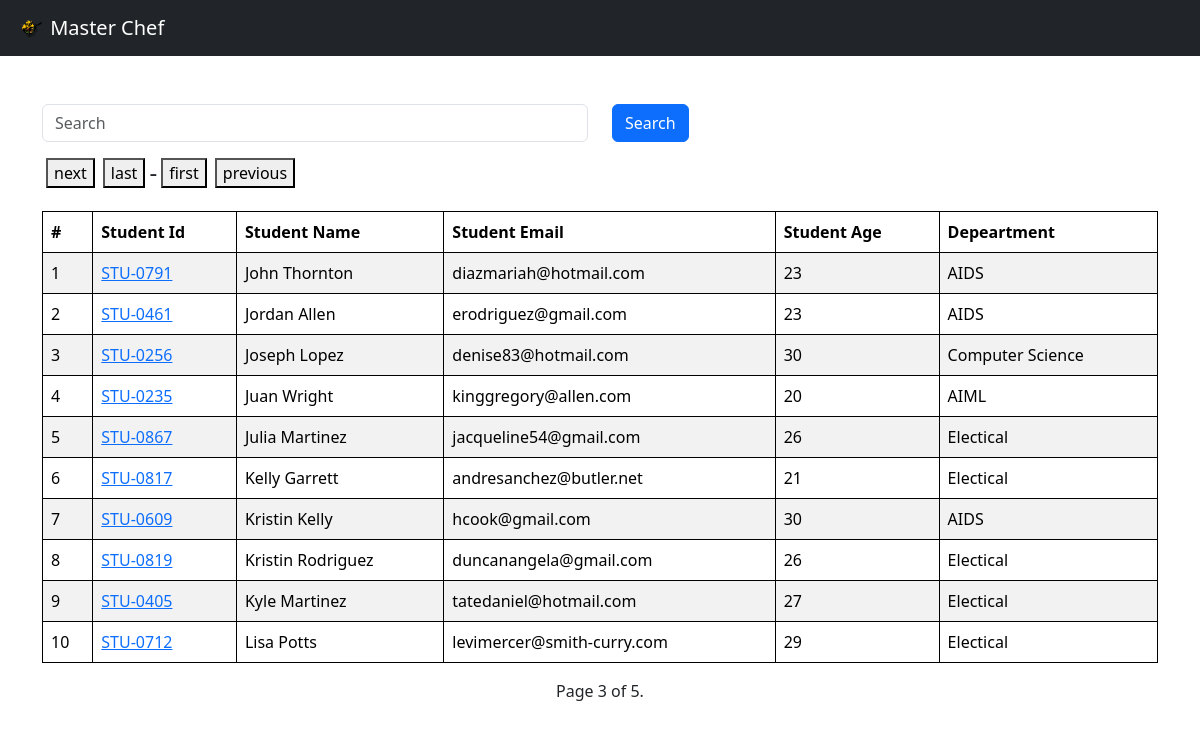
Page /report/?search=&page=3 on the committed database.
### vege/models.py (models this page shows, shortened)
class Student(models.Model):
    department = models.ForeignKey(Department , related_name="depart" , on_delete=models.CASCADE)
    student_id = models.OneToOneField(StudentID , related_name="studentid" , on_delete=models.CASCADE)
    student_name = models.CharField(max_length=100)
    student_email = models.EmailField(unique=True)
    student_age = models.IntegerField(default=18)
    student_address = models.TextField()
    is_deleted = models.BooleanField(default=False)
    objects = StudentManager()
    admin_objects = models.Manager()
    class Meta:
        ordering = ['student_name']
        verbose_name = "student"

class StudentID(models.Model):
    student_id = models.CharField(max_length=100)
    def __str__(self) -> str:
        return self.student_id

class Department (models.Model):
    department = models.CharField(max_length=100)
    def __str__(self) -> str:
        return self.department
    class Meta:
        ordering = ['department']

### vege/views.py (the view)
# urls.py: path('report/',get_students,name="get_students"),
def get_students(request):
    queryset = Student.objects.all()
    if request.GET.get('search'):
        search = request.GET.get('search')
        queryset = queryset.filter(
            Q(student_name__icontains = search) |
            Q(department__department__icontains = search) |
            Q(student_id__student_id__icontains = search) |
            Q(student_email__icontains = search) |
            Q(student_age__icontains = search)
         )
        paginator = Paginator(queryset, 10)  # Show 25 contacts per page.
        page_number = request.GET.get("page")
        page_obj = paginator.get_page(page_number)
        return render(request, "report/report.html", {"queryset": page_obj,"search":search})
    else:
        paginator = Paginator(queryset, 10)  # Show 25 contacts per page.
        page_number = request.GET.get("page")
        page_obj = paginator.get_page(page_number)
        return render(request, "report/report.html", {"queryset": page_obj})

### vege/models.py (called while the page is built)
    def get_queryset(self):
        return super().get_queryset().filter(is_deleted=False)

### vege/templates/report/report.html (shortened to what this page needs)
<!DOCTYPE html>
<html lang="en">
<head>
  <link href="https://cdn.jsdelivr.net/npm/bootstrap@5.3.1/dist/css/bootstrap.min.css" rel="stylesheet"
>
</head>
<body>
  <nav class="navbar navbar-dark bg-dark">
    <a class="navbar-brand" href="#">
      <img src="/media/ico.png" width="30" height="30" class="d-inline-block align-top display-1 ml-3"
        style="margin-left: 15px;" alt="">
      Master Chef
    </a>
  </nav>
  <div class="container  pt-5">
    <form class="mb-3">
    <div class="row">
        <div class="col-md-6">
          <input class="form-control" placeholder="Search"  name="search">
        </div>
        <div class="col-md-6">
          <button class="btn btn-primary">Search</button>
        </div>
      </div>
    </form>
    <div class="pagination">
      <span class="step-links d-inline-flex">
        {% if queryset.has_next %}
        <a href="?search={{search}}&page={{ queryset.next_page_number }}" class="px-1"><button>next</button></a>
        <a href="?search={{search}}&page={{ queryset.paginator.num_pages }}" class="px-1"><button>last</button></a>
        {% endif %}
        <h4>-</h4>
        {% if queryset.has_previous %}
        <a href="?search={{search}}&page=1" class="px-1" ><button>first</button></a>
        <a href="?search={{search}}&page={{ queryset.previous_page_number }}" class="px-1"><button>previous</button></a>
        {% endif %}
      </span>
    </div>
    <div class="pt-3">
    <table class="table table-striped ">
      <thead>
        <tr>
          <th scope="col">#</th>
          <th scope="col">Student Id</th>
          <th scope="col">Student Name</th>
          <th scope="col">Student Email</th>
          <th scope="col">Student Age</th>
          <th scope="col">Depeartment</th>
        </tr>
      </thead>
      <tbody>
        {% for student in queryset %}
        <tr>
          <td>{{forloop.counter}}</td>
          <td><a href="{% url 'see_marks' student.student_id %}">{{student.student_id}}</a></td>
          <td>{{student.student_name}}</td>
          <td>{{student.student_email}}</td>
          <td>{{student.student_age}}</td>
          <td>{{student.department}}</td>
        </tr>
        {% endfor %}
      </tbody>
    </table>
    </div>
    <span class="current d-flex justify-content-center">
      Page {{ queryset.number }} of {{ queryset.paginator.num_pages }}.
    </span>
  </div>
</body>
</html>

### vege/templates/report/report.html (style rules this page uses)
table, th, td { border: 1px solid black; }

### rows in the picture
Student: student_id "STU-0791", student_name "John Thornton", student_email "diazmariah@hotmail.com", student_age "23", department "AIDS"
Student: student_id "STU-0461", student_name "Jordan Allen", student_email "erodriguez@gmail.com", student_age "23", department "AIDS"
Student: student_id "STU-0256", student_name "Joseph Lopez", student_email "denise83@hotmail.com", student_age "30", department "Computer Science"
Student: student_id "STU-0235", student_name "Juan Wright", student_email "kinggregory@allen.com", student_age "20", department "AIML"
Student: student_id "STU-0867", student_name "Julia Martinez", student_email "jacqueline54@gmail.com", student_age "26", department "Electical"
Student: student_id "STU-0817", student_name "Kelly Garrett", student_email "andresanchez@butler.net", student_age "21", department "Electical"
Student: student_id "STU-0609", student_name "Kristin Kelly", student_email "hcook@gmail.com", student_age "30", department "AIDS"
Student: student_id "STU-0819", student_name "Kristin Rodriguez", student_email "duncanangela@gmail.com", student_age "26", department "Electical"
Student: student_id "STU-0405", student_name "Kyle Martinez", student_email "tatedaniel@hotmail.com", student_age "27", department "Electical"
Student: student_id "STU-0712", student_name "Lisa Potts", student_email "levimercer@smith-curry.com", student_age "29", department "Electical"

### other values in the picture
{{ queryset.number }} "3"
{{ queryset.paginator.num_pages }} "5"
